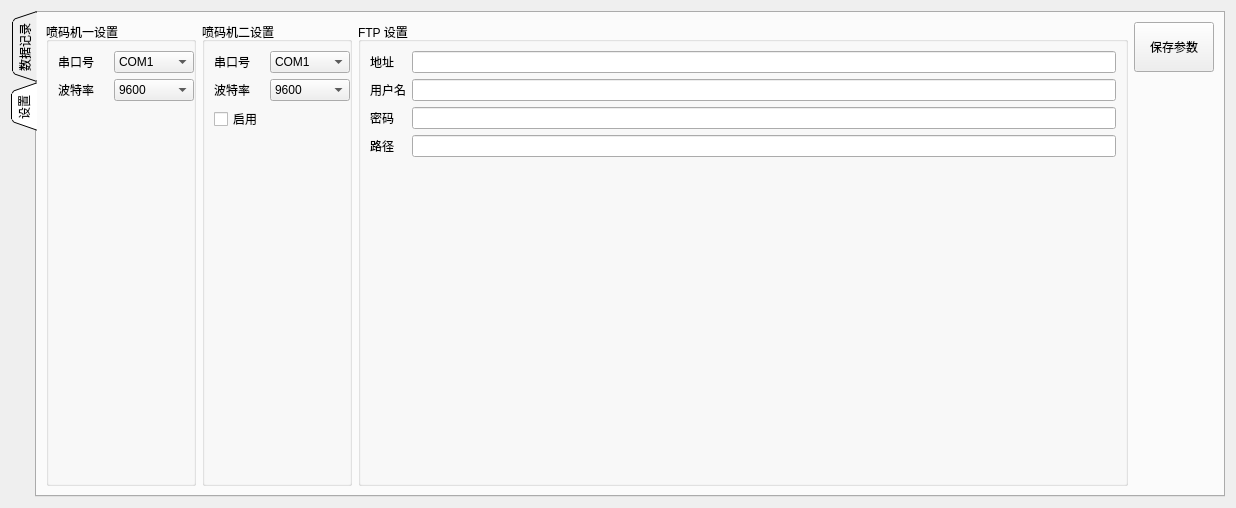
<?xml version="1.0" encoding="UTF-8"?>
<ui version="4.0">
 <class>Dialog</class>
 <widget class="QDialog" name="Dialog">
  <property name="geometry">
   <rect>
    <x>0</x>
    <y>0</y>
    <width>1236</width>
    <height>508</height>
   </rect>
  </property>
  <property name="sizePolicy">
   <sizepolicy hsizetype="Preferred" vsizetype="Preferred">
    <horstretch>0</horstretch>
    <verstretch>0</verstretch>
   </sizepolicy>
  </property>
  <property name="windowTitle">
   <string>喷码</string>
  </property>
  <layout class="QHBoxLayout" name="horizontalLayout">
   <item>
    <widget class="QTabWidget" name="tabWidget">
     <property name="statusTip">
      <string notr="true"/>
     </property>
     <property name="whatsThis">
      <string notr="true"/>
     </property>
     <property name="layoutDirection">
      <enum>Qt::LayoutDirection::LeftToRight</enum>
     </property>
     <property name="tabPosition">
      <enum>QTabWidget::TabPosition::West</enum>
     </property>
     <property name="tabShape">
      <enum>QTabWidget::TabShape::Triangular</enum>
     </property>
     <property name="currentIndex">
      <number>1</number>
     </property>
     <widget class="QWidget" name="tab1">
      <property name="minimumSize">
       <size>
        <width>0</width>
        <height>0</height>
       </size>
      </property>
      <attribute name="title">
       <string notr="true">数据记录</string>
      </attribute>
      <layout class="QHBoxLayout" name="horizontalLayout_2">
       <item>
        <layout class="QGridLayout" name="gridLayout" columnstretch="1,1,1,1,1,1">
         <property name="leftMargin">
          <number>3</number>
         </property>
         <property name="rightMargin">
          <number>3</number>
         </property>
         <property name="verticalSpacing">
          <number>6</number>
         </property>
         <item row="3" column="2">
          <widget class="QLabel" name="label_9">
           <property name="statusTip">
            <string notr="true"/>
           </property>
           <property name="text">
            <string notr="true">LOT 数据</string>
           </property>
           <property name="alignment">
            <set>Qt::AlignmentFlag::AlignCenter</set>
           </property>
          </widget>
         </item>
         <item row="3" column="4">
          <widget class="QLabel" name="label_11">
           <property name="statusTip">
            <string notr="true"/>
           </property>
           <property name="text">
            <string notr="true">喷码 LOT 数据</string>
           </property>
           <property name="alignment">
            <set>Qt::AlignmentFlag::AlignCenter</set>
           </property>
          </widget>
         </item>
         <item row="1" column="4">
          <widget class="QPlainTextEdit" name="plainTextEdit5">
           <property name="maximumSize">
            <size>
             <width>16777215</width>
             <height>80</height>
            </size>
           </property>
           <property name="focusPolicy">
            <enum>Qt::FocusPolicy::NoFocus</enum>
           </property>
           <property name="statusTip">
            <string notr="true"/>
           </property>
           <property name="whatsThis">
            <string notr="true"/>
           </property>
           <property name="readOnly">
            <bool>true</bool>
           </property>
          </widget>
         </item>
         <item row="1" column="2">
          <widget class="MyPlainTextEdit" name="plainTextEdit3">
           <property name="maximumSize">
            <size>
             <width>16777215</width>
             <height>80</height>
            </size>
           </property>
           <property name="focusPolicy">
            <enum>Qt::FocusPolicy::ClickFocus</enum>
           </property>
           <property name="statusTip">
            <string notr="true"/>
           </property>
           <property name="whatsThis">
            <string notr="true"/>
           </property>
           <property name="layoutDirection">
            <enum>Qt::LayoutDirection::LeftToRight</enum>
           </property>
           <property name="frameShape">
            <enum>QFrame::Shape::StyledPanel</enum>
           </property>
          </widget>
         </item>
         <item row="4" column="1">
          <widget class="QLineEdit" name="lineEdit2">
           <property name="focusPolicy">
            <enum>Qt::FocusPolicy::ClickFocus</enum>
           </property>
           <property name="alignment">
            <set>Qt::AlignmentFlag::AlignCenter</set>
           </property>
          </widget>
         </item>
         <item row="3" column="1">
          <widget class="QLabel" name="label_8">
           <property name="statusTip">
            <string notr="true"/>
           </property>
           <property name="text">
            <string notr="true">线名</string>
           </property>
           <property name="alignment">
            <set>Qt::AlignmentFlag::AlignCenter</set>
           </property>
          </widget>
         </item>
         <item row="4" column="3">
          <widget class="QLineEdit" name="lineEdit4">
           <property name="focusPolicy">
            <enum>Qt::FocusPolicy::NoFocus</enum>
           </property>
           <property name="alignment">
            <set>Qt::AlignmentFlag::AlignCenter</set>
           </property>
           <property name="readOnly">
            <bool>true</bool>
           </property>
          </widget>
         </item>
         <item row="6" column="0" colspan="6">
          <widget class="QTableWidget" name="tableWidget">
           <property name="focusPolicy">
            <enum>Qt::FocusPolicy::WheelFocus</enum>
           </property>
           <property name="contextMenuPolicy">
            <enum>Qt::ContextMenuPolicy::ActionsContextMenu</enum>
           </property>
           <property name="statusTip">
            <string notr="true"/>
           </property>
           <property name="cornerButtonEnabled">
            <bool>true</bool>
           </property>
           <property name="columnCount">
            <number>8</number>
           </property>
           <attribute name="horizontalHeaderStretchLastSection">
            <bool>false</bool>
           </attribute>
           <attribute name="verticalHeaderStretchLastSection">
            <bool>false</bool>
           </attribute>
           <column>
            <property name="text">
             <string notr="true">日期</string>
            </property>
            <property name="toolTip">
             <string notr="true"/>
            </property>
            <property name="whatsThis">
             <string notr="true"/>
            </property>
           </column>
           <column>
            <property name="text">
             <string notr="true">线名</string>
            </property>
            <property name="toolTip">
             <string notr="true"/>
            </property>
            <property name="whatsThis">
             <string notr="true"/>
            </property>
           </column>
           <column>
            <property name="text">
             <string notr="true">LOT 纸</string>
            </property>
            <property name="toolTip">
             <string notr="true"/>
            </property>
            <property name="whatsThis">
             <string notr="true"/>
            </property>
           </column>
           <column>
            <property name="text">
             <string notr="true">MS LOT</string>
            </property>
            <property name="toolTip">
             <string notr="true"/>
            </property>
            <property name="whatsThis">
             <string notr="true"/>
            </property>
           </column>
           <column>
            <property name="text">
             <string notr="true">喷码 LOT</string>
            </property>
            <property name="toolTip">
             <string notr="true"/>
            </property>
            <property name="whatsThis">
             <string notr="true"/>
            </property>
           </column>
           <column>
            <property name="text">
             <string notr="true">核对结果</string>
            </property>
            <property name="toolTip">
             <string notr="true"/>
            </property>
            <property name="whatsThis">
             <string notr="true"/>
            </property>
           </column>
           <column>
            <property name="text">
             <string notr="true">通讯状态一</string>
            </property>
            <property name="toolTip">
             <string notr="true"/>
            </property>
            <property name="whatsThis">
             <string notr="true"/>
            </property>
           </column>
           <column>
            <property name="text">
             <string>通讯状态二</string>
            </property>
           </column>
          </widget>
         </item>
         <item row="1" column="3">
          <widget class="MyPlainTextEdit" name="plainTextEdit4">
           <property name="maximumSize">
            <size>
             <width>16777215</width>
             <height>80</height>
            </size>
           </property>
           <property name="focusPolicy">
            <enum>Qt::FocusPolicy::ClickFocus</enum>
           </property>
           <property name="statusTip">
            <string notr="true"/>
           </property>
           <property name="whatsThis">
            <string notr="true"/>
           </property>
           <property name="frameShadow">
            <enum>QFrame::Shadow::Sunken</enum>
           </property>
          </widget>
         </item>
         <item row="0" column="2">
          <widget class="QLabel" name="label_5">
           <property name="statusTip">
            <string notr="true"/>
           </property>
           <property name="whatsThis">
            <string notr="true"/>
           </property>
           <property name="text">
            <string notr="true">LOT 纸原始数据</string>
           </property>
           <property name="alignment">
            <set>Qt::AlignmentFlag::AlignCenter</set>
           </property>
          </widget>
         </item>
         <item row="4" column="5">
          <widget class="QLineEdit" name="lineEdit6">
           <property name="focusPolicy">
            <enum>Qt::FocusPolicy::NoFocus</enum>
           </property>
           <property name="alignment">
            <set>Qt::AlignmentFlag::AlignCenter</set>
           </property>
           <property name="readOnly">
            <bool>true</bool>
           </property>
          </widget>
         </item>
         <item row="4" column="2">
          <widget class="QLineEdit" name="lineEdit3">
           <property name="focusPolicy">
            <enum>Qt::FocusPolicy::NoFocus</enum>
           </property>
           <property name="alignment">
            <set>Qt::AlignmentFlag::AlignCenter</set>
           </property>
           <property name="readOnly">
            <bool>true</bool>
           </property>
          </widget>
         </item>
         <item row="3" column="0">
          <widget class="QLabel" name="label_7">
           <property name="statusTip">
            <string notr="true"/>
           </property>
           <property name="text">
            <string notr="true">时间</string>
           </property>
           <property name="textFormat">
            <enum>Qt::TextFormat::AutoText</enum>
           </property>
           <property name="alignment">
            <set>Qt::AlignmentFlag::AlignCenter</set>
           </property>
          </widget>
         </item>
         <item row="5" column="0" colspan="6">
          <widget class="Line" name="line_4">
           <property name="orientation">
            <enum>Qt::Orientation::Horizontal</enum>
           </property>
          </widget>
         </item>
         <item row="3" column="3">
          <widget class="QLabel" name="label_10">
           <property name="statusTip">
            <string notr="true"/>
           </property>
           <property name="text">
            <string notr="true">MS 标签 LOT 数据</string>
           </property>
           <property name="alignment">
            <set>Qt::AlignmentFlag::AlignCenter</set>
           </property>
          </widget>
         </item>
         <item row="0" column="5">
          <widget class="QLabel" name="label">
           <property name="statusTip">
            <string notr="true"/>
           </property>
           <property name="whatsThis">
            <string notr="true"/>
           </property>
           <property name="text">
            <string notr="true">最终喷码信息</string>
           </property>
           <property name="alignment">
            <set>Qt::AlignmentFlag::AlignCenter</set>
           </property>
          </widget>
         </item>
         <item row="1" column="5">
          <widget class="QPlainTextEdit" name="plainTextEdit6">
           <property name="maximumSize">
            <size>
             <width>16777215</width>
             <height>80</height>
            </size>
           </property>
           <property name="focusPolicy">
            <enum>Qt::FocusPolicy::NoFocus</enum>
           </property>
           <property name="statusTip">
            <string notr="true"/>
           </property>
           <property name="whatsThis">
            <string notr="true"/>
           </property>
           <property name="frameShape">
            <enum>QFrame::Shape::StyledPanel</enum>
           </property>
           <property name="frameShadow">
            <enum>QFrame::Shadow::Sunken</enum>
           </property>
           <property name="readOnly">
            <bool>true</bool>
           </property>
           <property name="backgroundVisible">
            <bool>false</bool>
           </property>
          </widget>
         </item>
         <item row="4" column="4">
          <widget class="QLineEdit" name="lineEdit5">
           <property name="focusPolicy">
            <enum>Qt::FocusPolicy::NoFocus</enum>
           </property>
           <property name="alignment">
            <set>Qt::AlignmentFlag::AlignCenter</set>
           </property>
           <property name="readOnly">
            <bool>true</bool>
           </property>
          </widget>
         </item>
         <item row="4" column="0">
          <widget class="QLineEdit" name="lineEdit1">
           <property name="focusPolicy">
            <enum>Qt::FocusPolicy::NoFocus</enum>
           </property>
           <property name="alignment">
            <set>Qt::AlignmentFlag::AlignCenter</set>
           </property>
           <property name="readOnly">
            <bool>true</bool>
           </property>
          </widget>
         </item>
         <item row="0" column="3">
          <widget class="QLabel" name="label_4">
           <property name="statusTip">
            <string notr="true"/>
           </property>
           <property name="whatsThis">
            <string notr="true"/>
           </property>
           <property name="text">
            <string notr="true">MS 标签原始数据</string>
           </property>
           <property name="alignment">
            <set>Qt::AlignmentFlag::AlignCenter</set>
           </property>
          </widget>
         </item>
         <item row="3" column="5">
          <widget class="QLabel" name="label_12">
           <property name="statusTip">
            <string notr="true"/>
           </property>
           <property name="text">
            <string notr="true">核对结果</string>
           </property>
           <property name="alignment">
            <set>Qt::AlignmentFlag::AlignCenter</set>
           </property>
          </widget>
         </item>
         <item row="2" column="0" colspan="6">
          <widget class="Line" name="line_2">
           <property name="orientation">
            <enum>Qt::Orientation::Horizontal</enum>
           </property>
          </widget>
         </item>
         <item row="0" column="4">
          <widget class="QLabel" name="label_3">
           <property name="statusTip">
            <string notr="true"/>
           </property>
           <property name="whatsThis">
            <string notr="true"/>
           </property>
           <property name="text">
            <string notr="true">喷码信息原始数据</string>
           </property>
           <property name="alignment">
            <set>Qt::AlignmentFlag::AlignCenter</set>
           </property>
          </widget>
         </item>
         <item row="1" column="0" colspan="2">
          <widget class="QLabel" name="label_17">
           <property name="maximumSize">
            <size>
             <width>350</width>
             <height>75</height>
            </size>
           </property>
           <property name="text">
            <string/>
           </property>
           <property name="pixmap">
            <pixmap resource="image.qrc">:/images/image.jpg</pixmap>
           </property>
           <property name="scaledContents">
            <bool>true</bool>
           </property>
           <property name="alignment">
            <set>Qt::AlignmentFlag::AlignCenter</set>
           </property>
          </widget>
         </item>
        </layout>
       </item>
       <item>
        <widget class="Line" name="line">
         <property name="orientation">
          <enum>Qt::Orientation::Vertical</enum>
         </property>
        </widget>
       </item>
       <item>
        <layout class="QVBoxLayout" name="verticalLayout">
         <item>
          <widget class="QPushButton" name="pushButton1">
           <property name="minimumSize">
            <size>
             <width>0</width>
             <height>50</height>
            </size>
           </property>
           <property name="focusPolicy">
            <enum>Qt::FocusPolicy::NoFocus</enum>
           </property>
           <property name="statusTip">
            <string notr="true"/>
           </property>
           <property name="whatsThis">
            <string notr="true"/>
           </property>
           <property name="text">
            <string notr="true">获取数据</string>
           </property>
          </widget>
         </item>
         <item>
          <widget class="QPushButton" name="pushButton2">
           <property name="minimumSize">
            <size>
             <width>0</width>
             <height>50</height>
            </size>
           </property>
           <property name="focusPolicy">
            <enum>Qt::FocusPolicy::NoFocus</enum>
           </property>
           <property name="statusTip">
            <string notr="true"/>
           </property>
           <property name="whatsThis">
            <string notr="true"/>
           </property>
           <property name="text">
            <string notr="true">发送数据</string>
           </property>
          </widget>
         </item>
         <item>
          <spacer name="verticalSpacer">
           <property name="orientation">
            <enum>Qt::Orientation::Vertical</enum>
           </property>
           <property name="sizeHint" stdset="0">
            <size>
             <width>20</width>
             <height>40</height>
            </size>
           </property>
          </spacer>
         </item>
        </layout>
       </item>
      </layout>
     </widget>
     <widget class="QWidget" name="tab2">
      <attribute name="title">
       <string notr="true">设置</string>
      </attribute>
      <layout class="QHBoxLayout" name="horizontalLayout_3">
       <property name="leftMargin">
        <number>9</number>
       </property>
       <item>
        <widget class="QGroupBox" name="groupBox_2">
         <property name="minimumSize">
          <size>
           <width>150</width>
           <height>0</height>
          </size>
         </property>
         <property name="maximumSize">
          <size>
           <width>150</width>
           <height>16777215</height>
          </size>
         </property>
         <property name="statusTip">
          <string notr="true"/>
         </property>
         <property name="whatsThis">
          <string notr="true"/>
         </property>
         <property name="title">
          <string notr="true">喷码机一设置</string>
         </property>
         <layout class="QFormLayout" name="formLayout">
          <item row="0" column="0">
           <widget class="QLabel" name="label_2">
            <property name="statusTip">
             <string notr="true"/>
            </property>
            <property name="whatsThis">
             <string notr="true"/>
            </property>
            <property name="text">
             <string notr="true">串口号</string>
            </property>
           </widget>
          </item>
          <item row="0" column="1">
           <widget class="QComboBox" name="comboBoxSerial1">
            <property name="minimumSize">
             <size>
              <width>80</width>
              <height>0</height>
             </size>
            </property>
            <property name="maximumSize">
             <size>
              <width>80</width>
              <height>16777215</height>
             </size>
            </property>
            <property name="statusTip">
             <string notr="true"/>
            </property>
            <property name="whatsThis">
             <string notr="true"/>
            </property>
            <property name="currentText">
             <string notr="true">COM1</string>
            </property>
            <property name="currentIndex">
             <number>0</number>
            </property>
            <item>
             <property name="text">
              <string>COM1</string>
             </property>
            </item>
            <item>
             <property name="text">
              <string>COM2</string>
             </property>
            </item>
            <item>
             <property name="text">
              <string>COM3</string>
             </property>
            </item>
            <item>
             <property name="text">
              <string>COM4</string>
             </property>
            </item>
            <item>
             <property name="text">
              <string>COM5</string>
             </property>
            </item>
            <item>
             <property name="text">
              <string>COM6</string>
             </property>
            </item>
            <item>
             <property name="text">
              <string>COM7</string>
             </property>
            </item>
            <item>
             <property name="text">
              <string>COM8</string>
             </property>
            </item>
            <item>
             <property name="text">
              <string>COM9</string>
             </property>
            </item>
            <item>
             <property name="text">
              <string>COM10</string>
             </property>
            </item>
           </widget>
          </item>
          <item row="1" column="0">
           <widget class="QLabel" name="label_6">
            <property name="statusTip">
             <string notr="true"/>
            </property>
            <property name="whatsThis">
             <string notr="true"/>
            </property>
            <property name="text">
             <string notr="true">波特率</string>
            </property>
           </widget>
          </item>
          <item row="1" column="1">
           <widget class="QComboBox" name="comboBoxSerial2">
            <property name="minimumSize">
             <size>
              <width>80</width>
              <height>0</height>
             </size>
            </property>
            <property name="maximumSize">
             <size>
              <width>80</width>
              <height>16777215</height>
             </size>
            </property>
            <property name="statusTip">
             <string notr="true"/>
            </property>
            <property name="whatsThis">
             <string notr="true"/>
            </property>
            <property name="currentText">
             <string notr="true">9600</string>
            </property>
            <property name="currentIndex">
             <number>2</number>
            </property>
            <item>
             <property name="text">
              <string>2400</string>
             </property>
            </item>
            <item>
             <property name="text">
              <string>4800</string>
             </property>
            </item>
            <item>
             <property name="text">
              <string>9600</string>
             </property>
            </item>
            <item>
             <property name="text">
              <string>14400</string>
             </property>
            </item>
            <item>
             <property name="text">
              <string>19200</string>
             </property>
            </item>
            <item>
             <property name="text">
              <string>38400</string>
             </property>
            </item>
            <item>
             <property name="text">
              <string>56000</string>
             </property>
            </item>
            <item>
             <property name="text">
              <string>57600</string>
             </property>
            </item>
            <item>
             <property name="text">
              <string>115200</string>
             </property>
            </item>
           </widget>
          </item>
          <item row="2" column="1">
           <spacer name="horizontalSpacer_3">
            <property name="orientation">
             <enum>Qt::Orientation::Horizontal</enum>
            </property>
            <property name="sizeHint" stdset="0">
             <size>
              <width>80</width>
              <height>20</height>
             </size>
            </property>
           </spacer>
          </item>
          <item row="2" column="0">
           <spacer name="horizontalSpacer_2">
            <property name="orientation">
             <enum>Qt::Orientation::Horizontal</enum>
            </property>
            <property name="sizeHint" stdset="0">
             <size>
              <width>50</width>
              <height>20</height>
             </size>
            </property>
           </spacer>
          </item>
         </layout>
        </widget>
       </item>
       <item>
        <widget class="QGroupBox" name="groupBox_3">
         <property name="minimumSize">
          <size>
           <width>150</width>
           <height>0</height>
          </size>
         </property>
         <property name="maximumSize">
          <size>
           <width>150</width>
           <height>16777215</height>
          </size>
         </property>
         <property name="title">
          <string>喷码机二设置</string>
         </property>
         <layout class="QFormLayout" name="formLayout_4">
          <item row="0" column="0">
           <widget class="QLabel" name="label_18">
            <property name="statusTip">
             <string notr="true"/>
            </property>
            <property name="whatsThis">
             <string notr="true"/>
            </property>
            <property name="text">
             <string notr="true">串口号</string>
            </property>
           </widget>
          </item>
          <item row="0" column="1">
           <widget class="QComboBox" name="comboBoxSerial3">
            <property name="minimumSize">
             <size>
              <width>80</width>
              <height>0</height>
             </size>
            </property>
            <property name="maximumSize">
             <size>
              <width>80</width>
              <height>16777215</height>
             </size>
            </property>
            <property name="statusTip">
             <string notr="true"/>
            </property>
            <property name="whatsThis">
             <string notr="true"/>
            </property>
            <property name="currentText">
             <string notr="true">COM1</string>
            </property>
            <property name="currentIndex">
             <number>0</number>
            </property>
            <item>
             <property name="text">
              <string>COM1</string>
             </property>
            </item>
            <item>
             <property name="text">
              <string>COM2</string>
             </property>
            </item>
            <item>
             <property name="text">
              <string>COM3</string>
             </property>
            </item>
            <item>
             <property name="text">
              <string>COM4</string>
             </property>
            </item>
            <item>
             <property name="text">
              <string>COM5</string>
             </property>
            </item>
            <item>
             <property name="text">
              <string>COM6</string>
             </property>
            </item>
            <item>
             <property name="text">
              <string>COM7</string>
             </property>
            </item>
            <item>
             <property name="text">
              <string>COM8</string>
             </property>
            </item>
            <item>
             <property name="text">
              <string>COM9</string>
             </property>
            </item>
            <item>
             <property name="text">
              <string>COM10</string>
             </property>
            </item>
           </widget>
          </item>
          <item row="1" column="0">
           <widget class="QLabel" name="label_19">
            <property name="statusTip">
             <string notr="true"/>
            </property>
            <property name="whatsThis">
             <string notr="true"/>
            </property>
            <property name="text">
             <string notr="true">波特率</string>
            </property>
           </widget>
          </item>
          <item row="1" column="1">
           <widget class="QComboBox" name="comboBoxSerial4">
            <property name="minimumSize">
             <size>
              <width>80</width>
              <height>0</height>
             </size>
            </property>
            <property name="maximumSize">
             <size>
              <width>80</width>
              <height>16777215</height>
             </size>
            </property>
            <property name="statusTip">
             <string notr="true"/>
            </property>
            <property name="whatsThis">
             <string notr="true"/>
            </property>
            <property name="currentText">
             <string notr="true">9600</string>
            </property>
            <property name="currentIndex">
             <number>2</number>
            </property>
            <item>
             <property name="text">
              <string>2400</string>
             </property>
            </item>
            <item>
             <property name="text">
              <string>4800</string>
             </property>
            </item>
            <item>
             <property name="text">
              <string>9600</string>
             </property>
            </item>
            <item>
             <property name="text">
              <string>14400</string>
             </property>
            </item>
            <item>
             <property name="text">
              <string>19200</string>
             </property>
            </item>
            <item>
             <property name="text">
              <string>38400</string>
             </property>
            </item>
            <item>
             <property name="text">
              <string>56000</string>
             </property>
            </item>
            <item>
             <property name="text">
              <string>57600</string>
             </property>
            </item>
            <item>
             <property name="text">
              <string>115200</string>
             </property>
            </item>
           </widget>
          </item>
          <item row="2" column="0">
           <widget class="QCheckBox" name="checkBox">
            <property name="minimumSize">
             <size>
              <width>50</width>
              <height>0</height>
             </size>
            </property>
            <property name="maximumSize">
             <size>
              <width>50</width>
              <height>16777215</height>
             </size>
            </property>
            <property name="text">
             <string>启用</string>
            </property>
           </widget>
          </item>
          <item row="2" column="1">
           <spacer name="horizontalSpacer">
            <property name="orientation">
             <enum>Qt::Orientation::Horizontal</enum>
            </property>
            <property name="sizeHint" stdset="0">
             <size>
              <width>80</width>
              <height>20</height>
             </size>
            </property>
           </spacer>
          </item>
         </layout>
        </widget>
       </item>
       <item>
        <widget class="QGroupBox" name="groupBox">
         <property name="statusTip">
          <string notr="true"/>
         </property>
         <property name="whatsThis">
          <string notr="true"/>
         </property>
         <property name="title">
          <string notr="true">FTP 设置</string>
         </property>
         <layout class="QFormLayout" name="formLayout_2">
          <item row="0" column="0">
           <widget class="QLabel" name="label_13">
            <property name="statusTip">
             <string notr="true"/>
            </property>
            <property name="whatsThis">
             <string notr="true"/>
            </property>
            <property name="text">
             <string notr="true">地址</string>
            </property>
           </widget>
          </item>
          <item row="0" column="1">
           <widget class="QLineEdit" name="lineEditFtp1">
            <property name="sizePolicy">
             <sizepolicy hsizetype="Preferred" vsizetype="Preferred">
              <horstretch>0</horstretch>
              <verstretch>0</verstretch>
             </sizepolicy>
            </property>
            <property name="focusPolicy">
             <enum>Qt::FocusPolicy::ClickFocus</enum>
            </property>
            <property name="statusTip">
             <string notr="true"/>
            </property>
            <property name="whatsThis">
             <string notr="true"/>
            </property>
            <property name="alignment">
             <set>Qt::AlignmentFlag::AlignRight|Qt::AlignmentFlag::AlignTrailing|Qt::AlignmentFlag::AlignVCenter</set>
            </property>
           </widget>
          </item>
          <item row="1" column="0">
           <widget class="QLabel" name="label_14">
            <property name="statusTip">
             <string notr="true"/>
            </property>
            <property name="whatsThis">
             <string notr="true"/>
            </property>
            <property name="text">
             <string notr="true">用户名</string>
            </property>
           </widget>
          </item>
          <item row="1" column="1">
           <widget class="QLineEdit" name="lineEditFtp2">
            <property name="sizePolicy">
             <sizepolicy hsizetype="Preferred" vsizetype="Fixed">
              <horstretch>0</horstretch>
              <verstretch>0</verstretch>
             </sizepolicy>
            </property>
            <property name="focusPolicy">
             <enum>Qt::FocusPolicy::ClickFocus</enum>
            </property>
            <property name="statusTip">
             <string notr="true"/>
            </property>
            <property name="whatsThis">
             <string notr="true"/>
            </property>
            <property name="alignment">
             <set>Qt::AlignmentFlag::AlignRight|Qt::AlignmentFlag::AlignTrailing|Qt::AlignmentFlag::AlignVCenter</set>
            </property>
           </widget>
          </item>
          <item row="2" column="0">
           <widget class="QLabel" name="label_15">
            <property name="statusTip">
             <string notr="true"/>
            </property>
            <property name="whatsThis">
             <string notr="true"/>
            </property>
            <property name="text">
             <string notr="true">密码</string>
            </property>
           </widget>
          </item>
          <item row="2" column="1">
           <widget class="QLineEdit" name="lineEditFtp3">
            <property name="sizePolicy">
             <sizepolicy hsizetype="Expanding" vsizetype="Preferred">
              <horstretch>0</horstretch>
              <verstretch>0</verstretch>
             </sizepolicy>
            </property>
            <property name="focusPolicy">
             <enum>Qt::FocusPolicy::ClickFocus</enum>
            </property>
            <property name="statusTip">
             <string notr="true"/>
            </property>
            <property name="whatsThis">
             <string notr="true"/>
            </property>
            <property name="alignment">
             <set>Qt::AlignmentFlag::AlignRight|Qt::AlignmentFlag::AlignTrailing|Qt::AlignmentFlag::AlignVCenter</set>
            </property>
           </widget>
          </item>
          <item row="3" column="0">
           <widget class="QLabel" name="label_16">
            <property name="statusTip">
             <string notr="true"/>
            </property>
            <property name="whatsThis">
             <string notr="true"/>
            </property>
            <property name="text">
             <string notr="true">路径</string>
            </property>
           </widget>
          </item>
          <item row="3" column="1">
           <widget class="QLineEdit" name="lineEditFtp4">
            <property name="sizePolicy">
             <sizepolicy hsizetype="Expanding" vsizetype="Preferred">
              <horstretch>0</horstretch>
              <verstretch>0</verstretch>
             </sizepolicy>
            </property>
            <property name="focusPolicy">
             <enum>Qt::FocusPolicy::ClickFocus</enum>
            </property>
            <property name="statusTip">
             <string notr="true"/>
            </property>
            <property name="whatsThis">
             <string notr="true"/>
            </property>
            <property name="alignment">
             <set>Qt::AlignmentFlag::AlignRight|Qt::AlignmentFlag::AlignTrailing|Qt::AlignmentFlag::AlignVCenter</set>
            </property>
           </widget>
          </item>
         </layout>
        </widget>
       </item>
       <item>
        <layout class="QVBoxLayout" name="verticalLayout_2">
         <item>
          <widget class="QPushButton" name="pushButton3">
           <property name="minimumSize">
            <size>
             <width>0</width>
             <height>50</height>
            </size>
           </property>
           <property name="focusPolicy">
            <enum>Qt::FocusPolicy::NoFocus</enum>
           </property>
           <property name="statusTip">
            <string notr="true"/>
           </property>
           <property name="whatsThis">
            <string notr="true"/>
           </property>
           <property name="text">
            <string notr="true">保存参数</string>
           </property>
          </widget>
         </item>
         <item>
          <spacer name="verticalSpacer_2">
           <property name="orientation">
            <enum>Qt::Orientation::Vertical</enum>
           </property>
           <property name="sizeHint" stdset="0">
            <size>
             <width>20</width>
             <height>40</height>
            </size>
           </property>
          </spacer>
         </item>
        </layout>
       </item>
      </layout>
     </widget>
    </widget>
   </item>
  </layout>
 </widget>
 <customwidgets>
  <customwidget>
   <class>MyPlainTextEdit</class>
   <extends>QPlainTextEdit</extends>
   <header>MyPlainTextEdit</header>
  </customwidget>
 </customwidgets>
 <resources>
  <include location="image.qrc"/>
 </resources>
 <connections/>
</ui>
